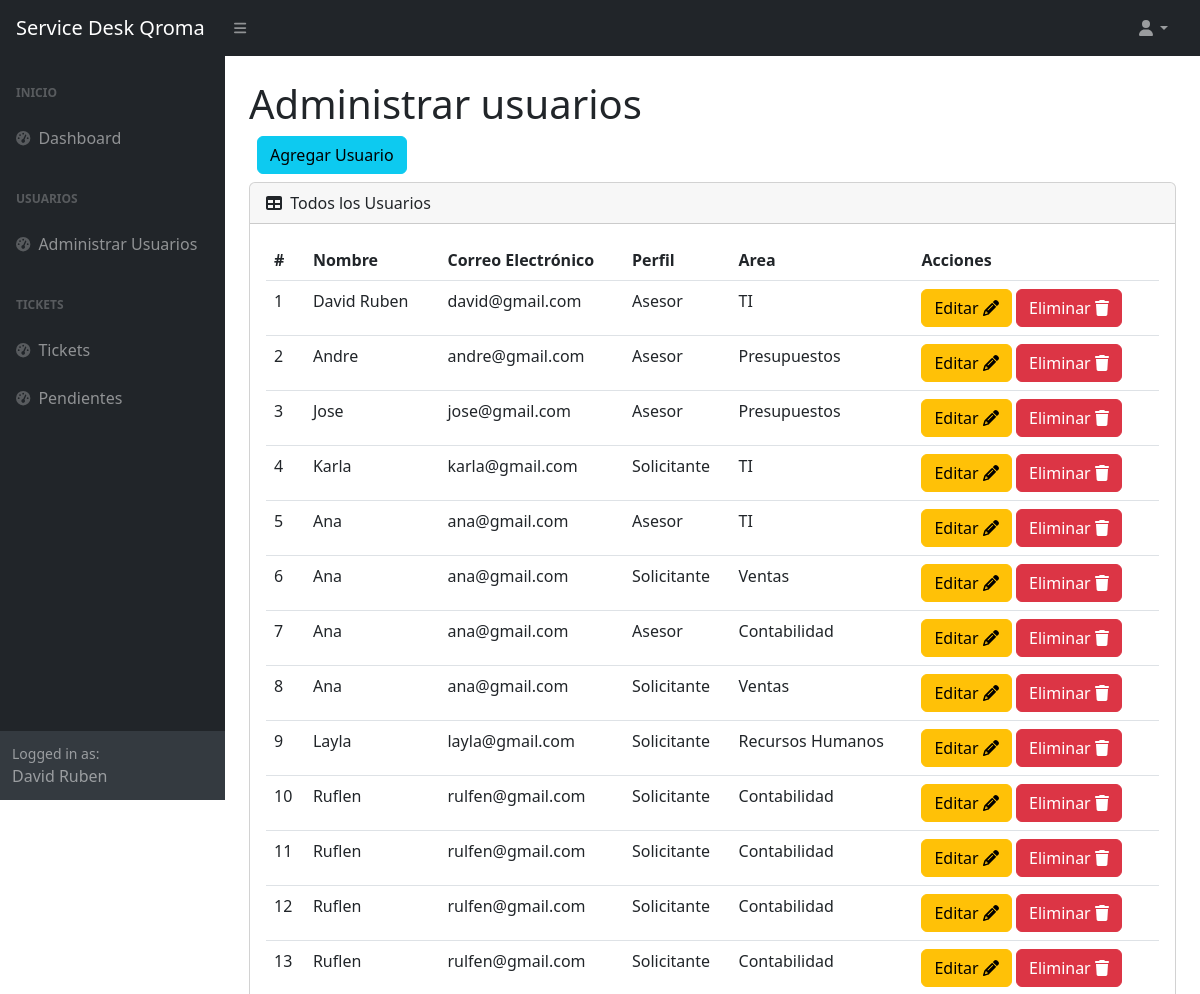
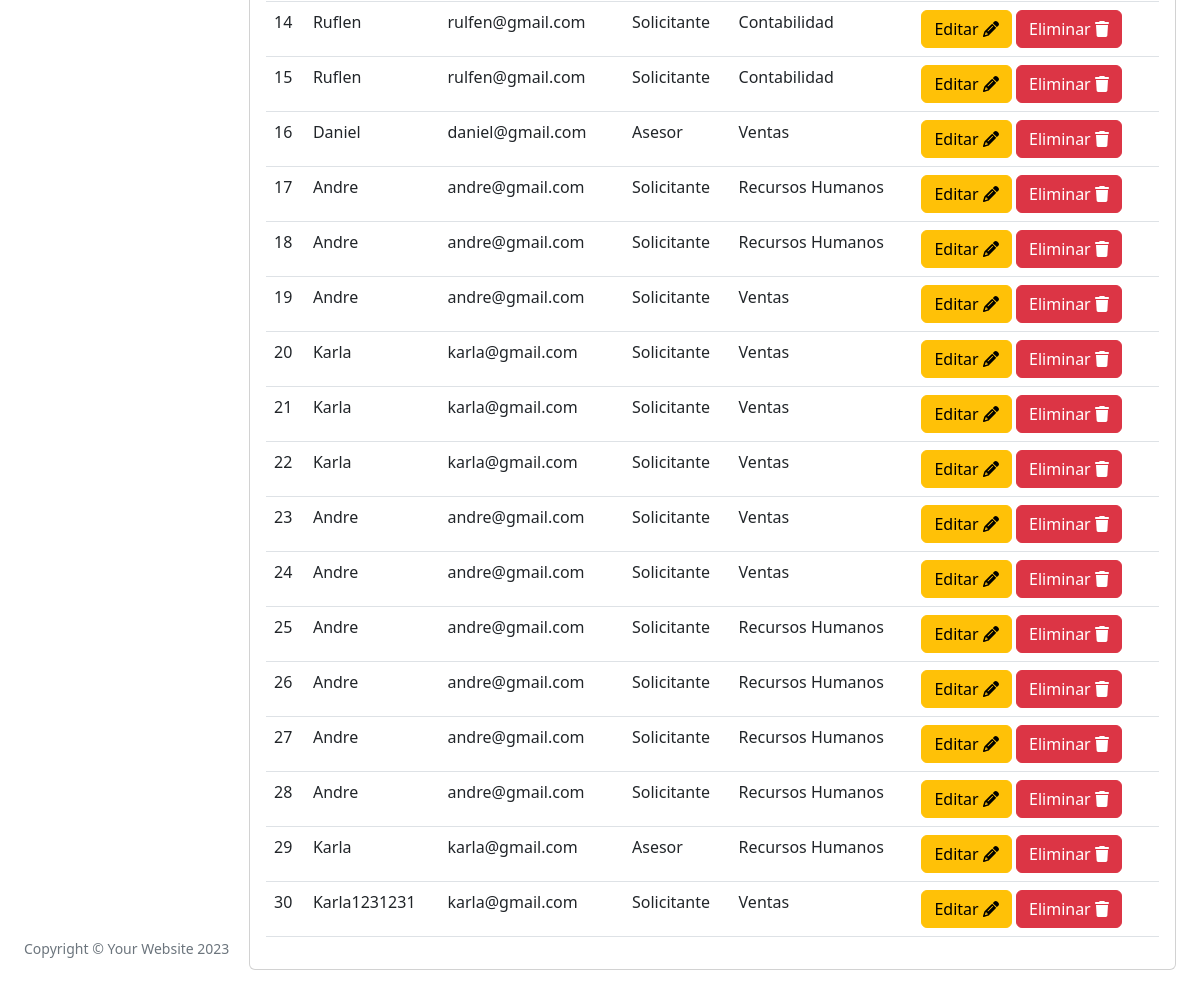
/usuarios (signed in), run on the app's committed database (2 pictures, top to bottom).
### tables this page shows
CREATE TABLE `tba_usuarios`  (
  `CodUsuario` int NOT NULL AUTO_INCREMENT,
  `NombreUsuario` varchar(100) NOT NULL,
  `ApellidoUsuario` varchar(100) NULL DEFAULT NULL,
  `CelularUsuario` int NULL DEFAULT NULL,
  `CodArea` int NOT NULL,
  `CorreoUsuario` varchar(100) NOT NULL,
  `CodPerfil` int NOT NULL,
  `CodSede` int NULL DEFAULT NULL,
  `PasswordUsuario` varchar(150) NOT NULL,
  `UltimaConexion` timestamp NULL DEFAULT current_timestamp ON UPDATE CURRENT_TIMESTAMP,
  `FechaCreacion` date NOT NULL,
  `FechaActualizacion` date NOT NULL,
  PRIMARY KEY (`CodUsuario`) USING BTREE,
  INDEX `CodPerfil`(`CodPerfil`) USING BTREE,
  INDEX `tba_usuarios_ibfk_2`(`CodArea`) USING BTREE,
  CONSTRAINT `tba_usuarios_ibfk_1` FOREIGN KEY (`CodPerfil`) REFERENCES `tba_perfilusuario` (`CodPerfil`) ON DELETE RESTRICT ON UPDATE RESTRICT,
  CONSTRAINT `tba_usuarios_ibfk_2` FOREIGN KEY (`CodArea`) REFERENCES `tba_areausuario` (`CodArea`) ON DELETE RESTRICT ON UPDATE RESTRICT
);

CREATE TABLE `tba_perfilusuario`  (
  `CodPerfil` int NOT NULL AUTO_INCREMENT,
  `NombrePerfil` varchar(100) NULL DEFAULT NULL,
  PRIMARY KEY (`CodPerfil`) USING BTREE
);

CREATE TABLE `tba_areausuario`  (
  `CodArea` int NOT NULL AUTO_INCREMENT,
  `NombreArea` varchar(50) NOT NULL,
  PRIMARY KEY (`CodArea`) USING BTREE
);

### controller/plantilla.controller.php (called while the page is built)
<?php
class ControllerPlantilla
{
  static public function ctrPlantilla()
  {
    include "view/plantilla.php";
  }
}

### index.php (called while the page is built, shortened)
<?php
require_once "controller/plantilla.controller.php";
require_once "controller/usuarios.controller.php";
require_once "controller/categorias.controller.php";
require_once "model/usuarios.model.php";
$plantilla = new ControllerPlantilla();
$plantilla -> ctrPlantilla();

### controller/usuarios.controller.php (called while the page is built, shortened)
<?php
class ControllerUsuarios
{
  static public function ctrMostrarUsuarios()
  {
    $tabla = "tba_usuarios";
    $listaUsuarios = ModelUsuarios::mdlMostrarUsuarios($tabla);
    return $listaUsuarios;
  }
}

### model/conexion.php (called while the page is built)
<?php
class Conexion
{
  static public function conn()
  {
    $link = new PDO("mysql:host=127.0.0.1;dbname=servdeskqroma","root","");
		$link->exec("set names utf8");
		return $link;
  }
}

### model/usuarios.model.php (called while the page is built, shortened)
<?php
require_once "conexion.php";
class ModelUsuarios
{
  static public function mdlMostrarUsuarios($tabla)
  {
    $statement = Conexion::conn()->prepare("SELECT tba_usuarios.CodUsuario, tba_usuarios.NombreUsuario, tba_usuarios.CodArea, tba_usuarios.CorreoUsuario, tba_usuarios.CodPerfil, tba_perfilusuario.NombrePerfil, tba_areausuario.NombreArea FROM $tabla INNER JOIN tba_perfilusuario ON tba_usuarios.CodPerfil = tba_perfilusuario.CodPerfil INNER JOIN tba_areausuario ON tba_usuarios.CodArea = tba_areausuario.CodArea ORDER BY CodUsuario ASC");
    $statement -> execute();
    return $statement -> fetchAll();
  }
}

### view/modules/usuarios.php (the view, shortened to what this page needs)
        </div>
      </div>
      <div class="sb-sidenav-footer">
        <div class="small">Logged in as:</div>
        <?php echo $_SESSION["nombreUsuario"] ?>
      </div>
    </nav>
  </div>
  <div id="layoutSidenav_content">
    <main class="bg">
      <div class="container-fluid px-4">
        <h1 class="mt-4">Administrar usuarios</h1>
          <div class="d-flex m-2">
            <button type="button" class="btn btn-info" data-bs-toggle="modal" data-bs-target="#modalAddUser">
              Agregar Usuario
            </button>
          </div>
        <div class="card mb-4">
          <div class="card-header">
            <i class="fas fa-table me-1"></i>
            Todos los Usuarios
          </div>
          <div class="card-body">
            <table id="datatablesSimple" class="data-table-Ticket table">
              <thead>
                <tr>
                  <th>#</th>
                  <th>Nombre</th>
                  <th>Correo Electrónico</th>
                  <th>Perfil</th>
                  <th>Area</th>
                  <th>Acciones</th>
                </tr>
              </thead>
              <tbody>
                <?php
                $usuarios = ControllerUsuarios::ctrMostrarUsuarios();
                foreach ($usuarios as $key => $value)
                {
                  echo
                  '<tr>
                      <td>'.($key + 1).'</td>
                      <td>'.$value["NombreUsuario"].'</td>
                      <td>'.$value["CorreoUsuario"].'</td>
                      <td>'.$value["NombrePerfil"].'</td>
                      <td>'.$value["NombreArea"].'</td>
                      <td>
                        <button class="btn btn-warning btnEditarUsuario" codUsuario="'.$value["CodUsuario"].'" data-bs-toggle="modal" data-bs-target="#modalEditUser">Editar <i class="fa-solid fa-pencil"></i></button>
                        <button class="btn btn-danger btnEliminarUsuario" codUsuario="'.$value["CodUsuario"].'">Eliminar <i class="fa-solid fa-trash"></i></button>
                      </td>
                    </tr>';
                }
                ?>
              </tbody>
            </table>
          </div>
        </div>
      </div>
    </main>
  </div>
</div>

### data on the page
tba_usuarios: NombreUsuario "David Ruben", CorreoUsuario "david@gmail.com", CodPerfil.NombrePerfil "Asesor", CodArea.NombreArea "TI"
tba_usuarios: NombreUsuario "Andre", CorreoUsuario "andre@gmail.com", CodPerfil.NombrePerfil "Asesor", CodArea.NombreArea "Presupuestos"
tba_usuarios: NombreUsuario "Jose", CorreoUsuario "jose@gmail.com", CodPerfil.NombrePerfil "Asesor", CodArea.NombreArea "Presupuestos"
tba_usuarios: NombreUsuario "Karla", CorreoUsuario "karla@gmail.com", CodPerfil.NombrePerfil "Solicitante", CodArea.NombreArea "TI"
tba_usuarios: NombreUsuario "Ana", CorreoUsuario "ana@gmail.com", CodPerfil.NombrePerfil "Asesor", CodArea.NombreArea "TI"
tba_usuarios: NombreUsuario "Ana", CorreoUsuario "ana@gmail.com", CodPerfil.NombrePerfil "Solicitante", CodArea.NombreArea "Ventas"
tba_usuarios: NombreUsuario "Ana", CorreoUsuario "ana@gmail.com", CodPerfil.NombrePerfil "Asesor", CodArea.NombreArea "Contabilidad"
tba_usuarios: NombreUsuario "Ana", CorreoUsuario "ana@gmail.com", CodPerfil.NombrePerfil "Solicitante", CodArea.NombreArea "Ventas"
tba_usuarios: NombreUsuario "Layla", CorreoUsuario "layla@gmail.com", CodPerfil.NombrePerfil "Solicitante", CodArea.NombreArea "Recursos Humanos"
tba_usuarios: NombreUsuario "Ruflen", CorreoUsuario "rulfen@gmail.com", CodPerfil.NombrePerfil "Solicitante", CodArea.NombreArea "Contabilidad"
tba_usuarios: NombreUsuario "Ruflen", CorreoUsuario "rulfen@gmail.com", CodPerfil.NombrePerfil "Solicitante", CodArea.NombreArea "Contabilidad"
tba_usuarios: NombreUsuario "Ruflen", CorreoUsuario "rulfen@gmail.com", CodPerfil.NombrePerfil "Solicitante", CodArea.NombreArea "Contabilidad"
tba_usuarios: NombreUsuario "Ruflen", CorreoUsuario "rulfen@gmail.com", CodPerfil.NombrePerfil "Solicitante", CodArea.NombreArea "Contabilidad"
tba_usuarios: NombreUsuario "Ruflen", CorreoUsuario "rulfen@gmail.com", CodPerfil.NombrePerfil "Solicitante", CodArea.NombreArea "Contabilidad"
tba_usuarios: NombreUsuario "Ruflen", CorreoUsuario "rulfen@gmail.com", CodPerfil.NombrePerfil "Solicitante", CodArea.NombreArea "Contabilidad"
tba_usuarios: NombreUsuario "Daniel", CorreoUsuario "daniel@gmail.com", CodPerfil.NombrePerfil "Asesor", CodArea.NombreArea "Ventas"
tba_usuarios: NombreUsuario "Andre", CorreoUsuario "andre@gmail.com", CodPerfil.NombrePerfil "Solicitante", CodArea.NombreArea "Recursos Humanos"
tba_usuarios: NombreUsuario "Andre", CorreoUsuario "andre@gmail.com", CodPerfil.NombrePerfil "Solicitante", CodArea.NombreArea "Recursos Humanos"
tba_usuarios: NombreUsuario "Andre", CorreoUsuario "andre@gmail.com", CodPerfil.NombrePerfil "Solicitante", CodArea.NombreArea "Ventas"
tba_usuarios: NombreUsuario "Karla", CorreoUsuario "karla@gmail.com", CodPerfil.NombrePerfil "Solicitante", CodArea.NombreArea "Ventas"
tba_usuarios: NombreUsuario "Karla", CorreoUsuario "karla@gmail.com", CodPerfil.NombrePerfil "Solicitante", CodArea.NombreArea "Ventas"
tba_usuarios: NombreUsuario "Karla", CorreoUsuario "karla@gmail.com", CodPerfil.NombrePerfil "Solicitante", CodArea.NombreArea "Ventas"
tba_usuarios: NombreUsuario "Andre", CorreoUsuario "andre@gmail.com", CodPerfil.NombrePerfil "Solicitante", CodArea.NombreArea "Ventas"
tba_usuarios: NombreUsuario "Andre", CorreoUsuario "andre@gmail.com", CodPerfil.NombrePerfil "Solicitante", CodArea.NombreArea "Ventas"
tba_usuarios: NombreUsuario "Andre", CorreoUsuario "andre@gmail.com", CodPerfil.NombrePerfil "Solicitante", CodArea.NombreArea "Recursos Humanos"
tba_usuarios: NombreUsuario "Andre", CorreoUsuario "andre@gmail.com", CodPerfil.NombrePerfil "Solicitante", CodArea.NombreArea "Recursos Humanos"
tba_usuarios: NombreUsuario "Andre", CorreoUsuario "andre@gmail.com", CodPerfil.NombrePerfil "Solicitante", CodArea.NombreArea "Recursos Humanos"
tba_usuarios: NombreUsuario "Andre", CorreoUsuario "andre@gmail.com", CodPerfil.NombrePerfil "Solicitante", CodArea.NombreArea "Recursos Humanos"
tba_usuarios: NombreUsuario "Karla", CorreoUsuario "karla@gmail.com", CodPerfil.NombrePerfil "Asesor", CodArea.NombreArea "Recursos Humanos"
tba_usuarios: NombreUsuario "Karla1231231", CorreoUsuario "karla@gmail.com", CodPerfil.NombrePerfil "Solicitante", CodArea.NombreArea "Ventas"

### other printed values
$_SESSION["nombreUsuario"] "David Ruben"
